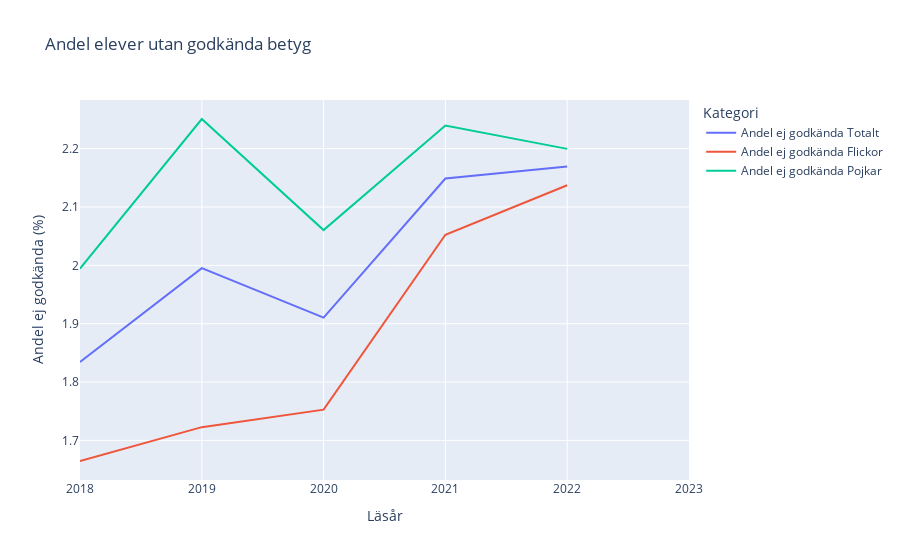

The cell this chart's notebook holds for it:
### Markdown cell above
a) Rita ett linjediagram för andel elever som saknar godkänt betyg i ett eller fler ämnen för läsår 18-23. Ta med totalt,
flickor och pojkar i samma graf.

### Code cell
import plotly.express as px

# Läs in din data
df = pd.read_excel("../data/betyg_o_prov_riksnivå.xlsx", skiprows=9)

# Uppdatera kolumnnamnen
df.columns = [
    "Läsår", 
    "Totalt antal elever", 
    "Flickor", 
    "Pojkar", 
    "Totalt antal elever med slutbetyg", 
    "Flickor med slutbetyg", 
    "Pojkar med slutbetyg", 
    "Totalt antal elever med godkända slutbetyg", 
    "Flickor med godkända slutbetyg", 
    "Pojkar med godkända slutbetyg"
]
# Filtrera bort rader som inte matchar det förväntade läsårsformatet som t.ex. 2019/20
df = df[df['Läsår'].str.contains('^\d{4}/\d{2}$', na=False)]

# Extraherar startåret och lägger till 1 för att få slutåret
df['Läsår'] = df['Läsår'].str.slice(0, 4).astype(int)


# Beräkna andelen elever utan godkända betyg
df["Andel ej godkända Totalt"] = (1 - df["Totalt antal elever med godkända slutbetyg"] / df["Totalt antal elever"]) * 100
df["Andel ej godkända Flickor"] = (1 - df["Flickor med godkända slutbetyg"] / df["Flickor"]) * 100
df["Andel ej godkända Pojkar"] = (1 - df["Pojkar med godkända slutbetyg"] / df["Pojkar"]) * 100

# Skapar linjediagrammet
fig = px.line(df, x="Läsår", y=["Andel ej godkända Totalt", "Andel ej godkända Flickor", "Andel ej godkända Pojkar"],
              labels={"value": "Andel ej godkända (%)", "variable": "Kategori"},
              title="Andel elever utan godkända betyg")

# Tar bort onödigt mellanrum mellan heltalsåren och utökar x-axelns intervall
fig.update_xaxes(dtick=1,range=[2018,2023])

fig.show()

### Figure 1 — Plotly figure (JSON) as saved in the notebook; plotly's stock layout.template omitted (floating-point values rounded to 4 significant figures)
{"data": [{"hovertemplate": "Kategori=Andel ej godkända Totalt<br>Läsår=%{x}<br>Andel ej godkända (%)=%{y}<extra></extra>", "legendgroup": "Andel ej godkända Totalt", "line": {"color": "#636efa", "dash": "solid"}, "marker": {"symbol": "circle"}, "mode": "lines", "name": "Andel ej godkända Totalt", "orientation": "h", "showlegend": true, "type": "scatter", "x": [2018, 2019, 2020, 2021, 2022], "xaxis": "x", "y": [1.834, 1.995, 1.91, 2.149, 2.169], "yaxis": "y"}, {"hovertemplate": "Kategori=Andel ej godkända Flickor<br>Läsår=%{x}<br>Andel ej godkända (%)=%{y}<extra></extra>", "legendgroup": "Andel ej godkända Flickor", "line": {"color": "#EF553B", "dash": "solid"}, "marker": {"symbol": "circle"}, "mode": "lines", "name": "Andel ej godkända Flickor", "orientation": "h", "showlegend": true, "type": "scatter", "x": [2018, 2019, 2020, 2021, 2022], "xaxis": "x", "y": [1.665, 1.723, 1.753, 2.053, 2.137], "yaxis": "y"}, {"hovertemplate": "Kategori=Andel ej godkända Pojkar<br>Läsår=%{x}<br>Andel ej godkända (%)=%{y}<extra></extra>", "legendgroup": "Andel ej godkända Pojkar", "line": {"color": "#00cc96", "dash": "solid"}, "marker": {"symbol": "circle"}, "mode": "lines", "name": "Andel ej godkända Pojkar", "orientation": "h", "showlegend": true, "type": "scatter", "x": [2018, 2019, 2020, 2021, 2022], "xaxis": "x", "y": [1.994, 2.251, 2.061, 2.24, 2.2], "yaxis": "y"}], "layout": {"legend": {"title": {"text": "Kategori"}, "tracegroupgap": 0}, "title": {"text": "Andel elever utan godkända betyg"}, "xaxis": {"anchor": "y", "domain": [0, 1], "dtick": 1, "range": [2018, 2023], "title": {"text": "Läsår"}}, "yaxis": {"anchor": "x", "domain": [0, 1], "title": {"text": "Andel ej godkända (%)"}}}}
